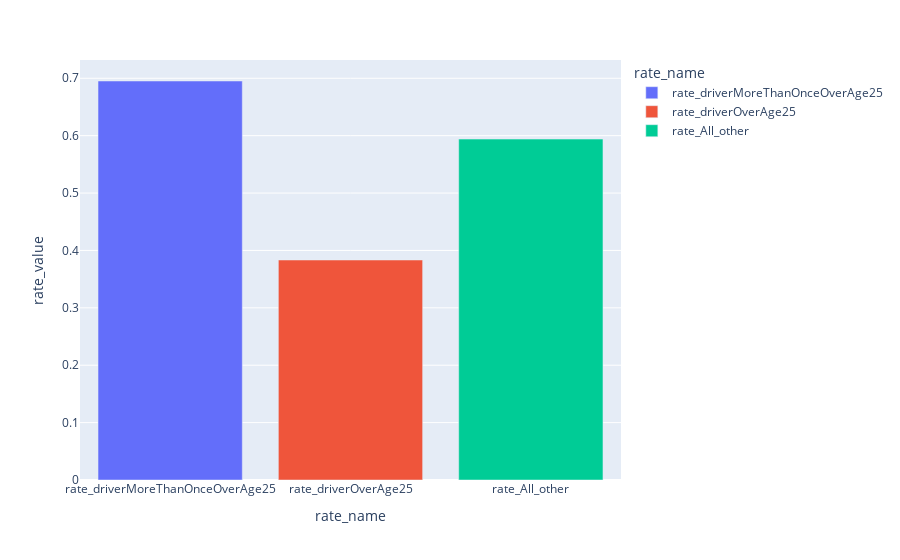

The notebook cell saved with this chart:
### Markdown cell above
4. Compare the acceptance rate between drivers who go to a bar more than once a month and are over the age of 25 to the all others.  Is there a difference?

### Code cell
# Goes to Bar only
df_only_bar = data.query("coupon == 'Bar'")

data[['Bar']].value_counts()
more_than_once = ['1~3','4~8','gt8']
over_age_25 = ['26','31','50plus','36','41','46']

#acceptance rate between drivers who go to a bar more than once a month 
driver_more_than_once_over_age_25_toBar = df_only_bar.query('(Bar in @more_than_once) & (age in @over_age_25) & (Y == 1)')[['Bar']].count().iloc[0]
driver_more_than_once_over_age_25_toBarAll = df_only_bar.query('(Bar in @more_than_once) & (age in @over_age_25)')[['Bar']].count().iloc[0]
rate_driverMoreThanOnceOverAge25 = driver_more_than_once_over_age_25_toBar/driver_more_than_once_over_age_25_toBarAll

#over the age of 25 
driver_over_age_25_toBar = df_only_bar.query('(age in @over_age_25) & (Y == 1)')[['Bar']].count().iloc[0]
driver_over_age_25_toBarAll = df_only_bar.query('(age in @over_age_25)')[['Bar']].count().iloc[0]
rate_driverOverAge25 = driver_over_age_25_toBar/driver_over_age_25_toBarAll

driver_more_than_once = df_only_bar.query('(Bar in @more_than_once) & (Y == 1)')[['Bar']]

#All others : 
not_more_than_once = ['never', 'less1','No info']
not_over_age_25 = ['21','below21']
all_others = data.query('(Bar in @not_more_than_once) & (age in @not_over_age_25) & (Y == 1)')[['Bar']].count().iloc[0]
all_othersAll = data.query('(Bar in @not_more_than_once) & (age in @not_over_age_25)')[['Bar']].count().iloc[0]
rate_All_other = all_others/all_othersAll


df = pd.DataFrame({'rate_name':['rate_driverMoreThanOnceOverAge25','rate_driverOverAge25','rate_All_other']
                   ,'rate_value':[rate_driverMoreThanOnceOverAge25,rate_driverOverAge25,rate_All_other]
                  })
fig = px.bar(df, x="rate_name",y = 'rate_value',color = 'rate_name')
fig.update_layout(bargap=0.2)
fig.show()

### Figure 1 — Plotly figure (JSON) as saved in the notebook; plotly's stock layout.template omitted (floating-point values rounded to 4 significant figures)
{"data": [{"alignmentgroup": "True", "hovertemplate": "rate_name=%{x}<br>rate_value=%{y}<extra></extra>", "legendgroup": "rate_driverMoreThanOnceOverAge25", "marker": {"color": "#636efa", "pattern": {"shape": ""}}, "name": "rate_driverMoreThanOnceOverAge25", "offsetgroup": "rate_driverMoreThanOnceOverAge25", "orientation": "v", "showlegend": true, "textposition": "auto", "type": "bar", "x": ["rate_driverMoreThanOnceOverAge25"], "xaxis": "x", "y": [0.6952], "yaxis": "y"}, {"alignmentgroup": "True", "hovertemplate": "rate_name=%{x}<br>rate_value=%{y}<extra></extra>", "legendgroup": "rate_driverOverAge25", "marker": {"color": "#EF553B", "pattern": {"shape": ""}}, "name": "rate_driverOverAge25", "offsetgroup": "rate_driverOverAge25", "orientation": "v", "showlegend": true, "textposition": "auto", "type": "bar", "x": ["rate_driverOverAge25"], "xaxis": "x", "y": [0.3833], "yaxis": "y"}, {"alignmentgroup": "True", "hovertemplate": "rate_name=%{x}<br>rate_value=%{y}<extra></extra>", "legendgroup": "rate_All_other", "marker": {"color": "#00cc96", "pattern": {"shape": ""}}, "name": "rate_All_other", "offsetgroup": "rate_All_other", "orientation": "v", "showlegend": true, "textposition": "auto", "type": "bar", "x": ["rate_All_other"], "xaxis": "x", "y": [0.594], "yaxis": "y"}], "layout": {"bargap": 0.2, "barmode": "relative", "legend": {"title": {"text": "rate_name"}, "tracegroupgap": 0}, "margin": {"t": 60}, "xaxis": {"anchor": "y", "categoryarray": ["rate_driverMoreThanOnceOverAge25", "rate_driverOverAge25", "rate_All_other"], "categoryorder": "array", "domain": [0, 1], "title": {"text": "rate_name"}}, "yaxis": {"anchor": "x", "domain": [0, 1], "title": {"text": "rate_value"}}}}
